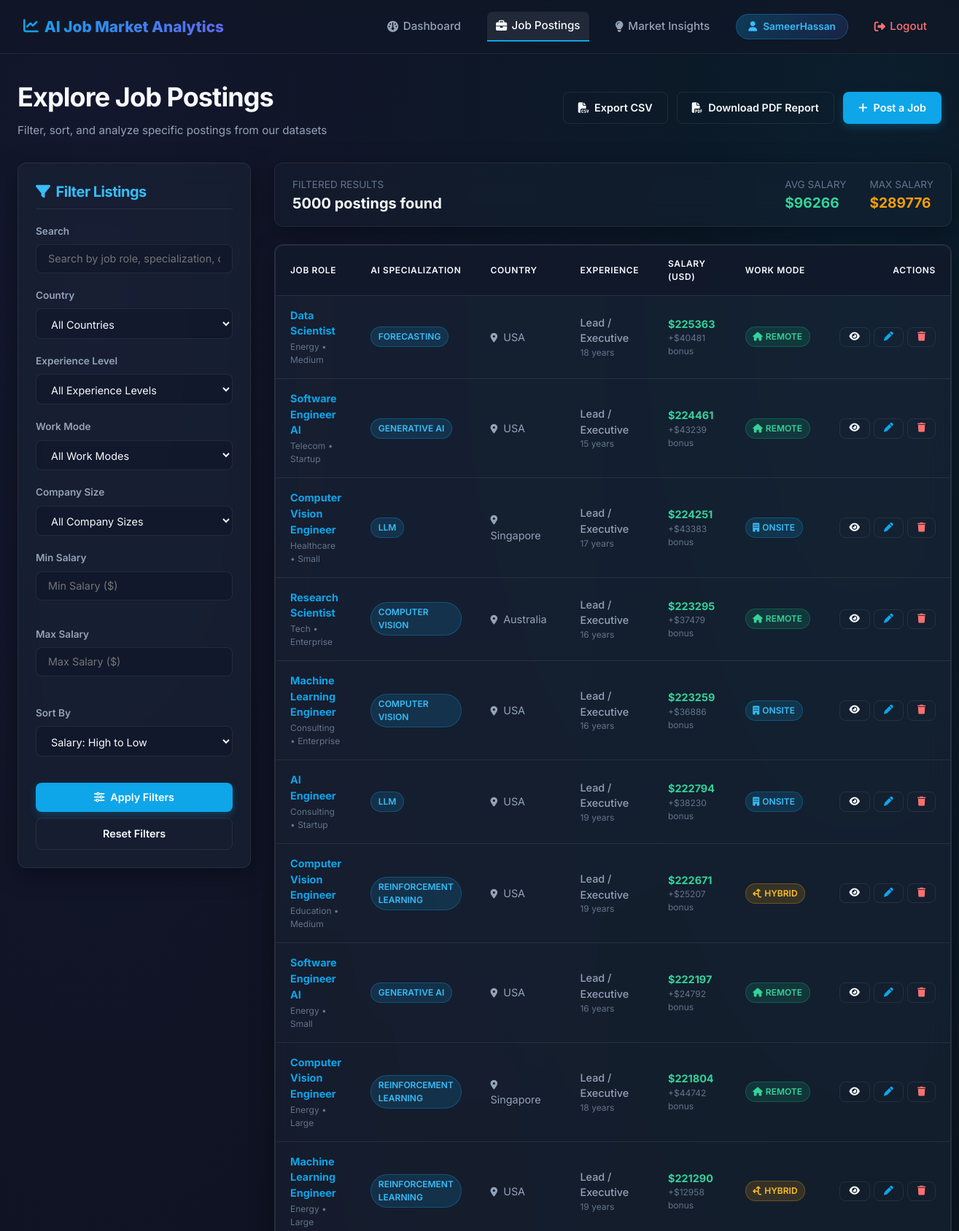
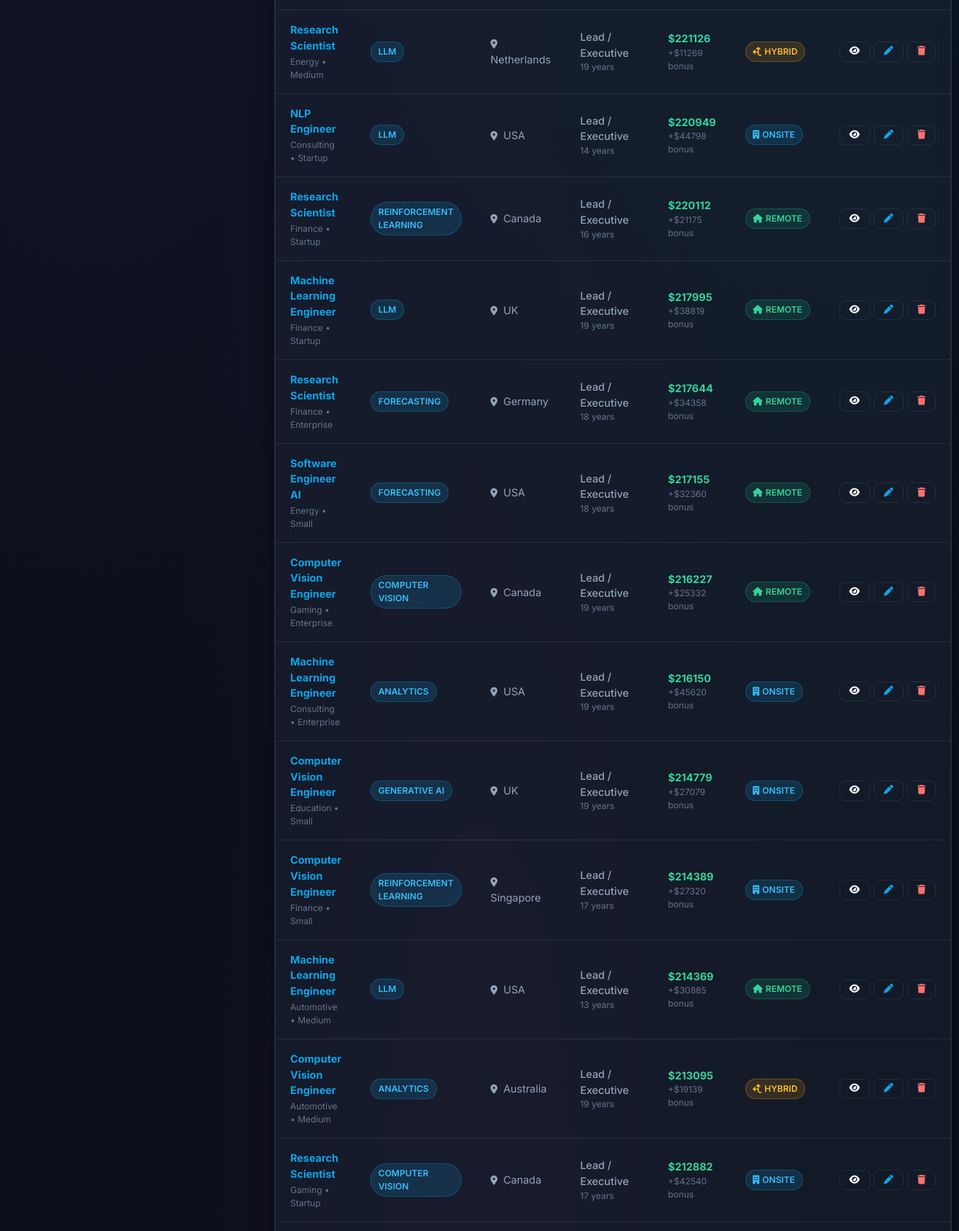
/jobs/?page=2 (signed in, upper part), run on the app's committed database (2 pictures, top to bottom).
### jobs/models.py (models this page shows, shortened)
class JobPosting(models.Model):
    EXPERIENCE_CHOICES = [
        ('Entry', 'Entry Level'),
        ('Mid', 'Mid Level'),
        ('Senior', 'Senior Level'),
        ('Lead', 'Lead / Executive'),
    ]
    WORK_MODE_CHOICES = [
        ('Remote', 'Remote'),
        ('Onsite', 'On-site'),
        ('Hybrid', 'Hybrid'),
    ]
    COMPANY_SIZE_CHOICES = [
        ('Startup', 'Startup'),
        ('Small', 'Small'),
        ('Medium', 'Medium'),
        ('Large', 'Large'),
        ('Enterprise', 'Enterprise'),
    ]
    job_role = models.CharField(max_length=150, db_index=True)
    ai_specialization = models.CharField(max_length=100, blank=True, default='')
    country = models.CharField(max_length=100, db_index=True)
    industry = models.CharField(max_length=100, blank=True, default='')
    experience_level = models.CharField(max_length=20, choices=EXPERIENCE_CHOICES, db_index=True)
    experience_years = models.IntegerField(default=0)
    salary_usd = models.DecimalField(max_digits=12, decimal_places=2, default=0)
    bonus_usd = models.DecimalField(max_digits=12, decimal_places=2, default=0)
    education_required = models.CharField(max_length=50, blank=True, default='')
    company_size = models.CharField(max_length=20, choices=COMPANY_SIZE_CHOICES, blank=True, default='')
    company_rating = models.DecimalField(max_digits=3, decimal_places=2, default=0)
    work_mode = models.CharField(max_length=20, choices=WORK_MODE_CHOICES, db_index=True)
    weekly_hours = models.DecimalField(max_digits=4, decimal_places=1, default=40)
    year = models.IntegerField(default=2024, db_index=True)
    job_openings = models.IntegerField(default=1)
    skill_demand_score = models.IntegerField(default=0)
    automation_risk = models.IntegerField(default=0)
    job_security_score = models.IntegerField(default=0)
    career_growth_score = models.IntegerField(default=0)
    work_life_balance_score = models.IntegerField(default=0)
    employee_satisfaction = models.IntegerField(default=0)
    created_at = models.DateTimeField(auto_now_add=True)
    updated_at = models.DateTimeField(auto_now=True)
    class Meta:
        ordering = ['-salary_usd']
        verbose_name_plural = 'Job Postings'

### jobs/views.py (the view, shortened to what this page needs)
# urls.py: path('jobs/', views.job_list_view, name='job_list'),
@login_required
def job_list_view(request):
    form = JobSearchForm(request.GET)
    qs = JobPosting.objects.all()
    if form.is_valid():
        q = form.cleaned_data.get('q')
        country = form.cleaned_data.get('country')
        exp = form.cleaned_data.get('experience_level')
        mode = form.cleaned_data.get('work_mode')
        size = form.cleaned_data.get('company_size')
        min_sal = form.cleaned_data.get('min_salary')
        max_sal = form.cleaned_data.get('max_salary')
        sort = form.cleaned_data.get('sort_by')
        if country:
            qs = qs.filter(country=country)
        if exp:
            qs = qs.filter(experience_level=exp)
        if mode:
            qs = qs.filter(work_mode=mode)
        if size:
            qs = qs.filter(company_size=size)
        if min_sal:
            qs = qs.filter(salary_usd__gte=min_sal)
        if max_sal:
            qs = qs.filter(salary_usd__lte=max_sal)
        if sort:
            qs = qs.order_by(sort)
    filtered_stats = qs.aggregate(
        count=Count('id'),
        avg_salary=Avg('salary_usd'),
        max_salary=Max('salary_usd'),
    )
    paginator = Paginator(qs, 25)
    page = request.GET.get('page')
    jobs = paginator.get_page(page)
    context = {
        'form': form,
        'jobs': jobs,
        'filtered_stats': filtered_stats,
    }
    return render(request, 'jobs/job_list.html', context)

### templates/jobs/job_list.html (shortened to what this page needs)
{% extends 'base.html' %}
{% block content %}
<div class="section-header" id="job_list_header">
    <div>
        <h1>Explore Job Postings</h1>
        <p class="section-title-desc">Filter, sort, and analyze specific postings from our datasets</p>
    </div>
    <div style="display: flex; gap: 0.75rem;">
        <a href="{% url 'export_csv' %}?{{ request.GET.urlencode }}" class="btn btn-secondary" id="btn_export_csv">
            <i class="fa-solid fa-file-csv"></i> Export CSV
        </a>
        <a href="{% url 'export_pdf' %}" class="btn btn-secondary" id="btn_export_pdf">
            <i class="fa-solid fa-file-pdf"></i> Download PDF Report
        </a>
        <a href="{% url 'job_create' %}" class="btn btn-primary" id="btn_create_job_listing">
            <i class="fa-solid fa-plus"></i> Post a Job
        </a>
    </div>
</div>
<div class="search-layout" id="job_list_layout">
    <aside class="search-sidebar" id="filter_sidebar">
        <div class="card">
            <h3 style="margin-bottom: 1.25rem; color: var(--primary-hover); display: flex; align-items: center; gap: 0.5rem; border-bottom: 1px solid var(--border-color); padding-bottom: 0.5rem;">
                <i class="fa-solid fa-filter"></i> Filter Listings
            </h3>
            <form method="GET" action="{% url 'job_list' %}" id="search_filter_form">
                <div class="form-group">
                    <label class="form-label" for="id_search_query">Search</label>
                    {{ form.q }}
                </div>
                <div class="form-group">
                    <label class="form-label" for="id_country">Country</label>
                    {{ form.country }}
                </div>
                <div class="form-group">
                    <label class="form-label" for="id_experience_level">Experience Level</label>
                    {{ form.experience_level }}
                </div>
                <div class="form-group">
                    <label class="form-label" for="id_work_mode">Work Mode</label>
                    {{ form.work_mode }}
                </div>
                <div class="form-group">
                    <label class="form-label" for="id_company_size">Company Size</label>
                    {{ form.company_size }}
                </div>
                <div class="form-row">
                    <div class="form-group">
                        <label class="form-label" for="id_min_salary">Min Salary</label>
                        {{ form.min_salary }}
                    </div>
                    <div class="form-group">
                        <label class="form-label" for="id_max_salary">Max Salary</label>
                        {{ form.max_salary }}
                    </div>
                </div>
                <div class="form-group">
                    <label class="form-label" for="id_sort_by">Sort By</label>
                    {{ form.sort_by }}
                </div>
                <button type="submit" class="btn btn-primary" style="width: 100%; margin-top: 1rem;" id="btn_apply_filters">
                    <i class="fa-solid fa-sliders"></i> Apply Filters
                </button>
                <a href="{% url 'job_list' %}" class="btn btn-secondary" style="width: 100%; margin-top: 0.5rem; text-align: center;" id="btn_reset_filters">
                    Reset Filters
                </a>
            </form>
        </div>
    </aside>
    <div style="display: flex; flex-direction: column; gap: 1.5rem;" id="job_list_results_area">
        <div class="card" style="padding: 1rem 1.5rem; display: flex; align-items: center; justify-content: space-between; flex-wrap: wrap; gap: 1rem; background-color: rgba(30, 41, 59, 0.25);">
            <div>
                <span style="color: var(--text-muted); font-size: 0.85rem;">FILTERED RESULTS</span>
                <div style="font-size: 1.25rem; font-weight: 700; color: var(--text-primary);">
                    {{ filtered_stats.count|default:0 }} postings found
                </div>
            </div>
            <div style="display: flex; gap: 2rem;">
                <div>
                    <span style="color: var(--text-muted); font-size: 0.85rem;">AVG SALARY</span>
                    <div style="font-size: 1.2rem; font-weight: 700; color: var(--success-hover);">
                        ${{ filtered_stats.avg_salary|default:0|floatformat:0 }}
                    </div>
                </div>
                <div>
                    <span style="color: var(--text-muted); font-size: 0.85rem;">MAX SALARY</span>
                    <div style="font-size: 1.2rem; font-weight: 700; color: var(--warning);">
                        ${{ filtered_stats.max_salary|default:0|floatformat:0 }}
                    </div>
                </div>
            </div>
        </div>
        <div class="card" style="padding: 0;">
            <div class="table-responsive">
                <table class="table" id="job_postings_table">
                    <thead>
                        <tr>
                            <th>Job Role</th>
                            <th>AI Specialization</th>
                            <th>Country</th>
                            <th>Experience</th>
                            <th>Salary (USD)</th>
                            <th>Work Mode</th>
                            <th style="text-align: right; width: 140px;">Actions</th>
                        </tr>
                    </thead>
                    <tbody>
                        {% for job in jobs %}
                            <tr>
                                <td>
                                    <div style="font-weight: 700; color: var(--text-primary);">
                                        <a href="{% url 'job_detail' job.pk %}" id="job_role_link_{{ job.pk }}">{{ job.job_role }}</a>
                                    </div>
                                    <div style="font-size: 0.75rem; color: var(--text-muted); margin-top: 0.15rem;">
                                        {{ job.industry|default:"General Tech" }} &bull; {{ job.company_size|default:"Any Size" }}
                                    </div>
                                </td>
                                <td>
                                    <span class="badge badge-info">{{ job.ai_specialization|default:"None" }}</span>
                                </td>
                                <td>
                                    <i class="fa-solid fa-location-dot" style="font-size: 0.8rem; margin-right: 0.25rem;"></i> {{ job.country }}
                                </td>
                                <td>
                                    <span style="font-weight: 500;">{{ job.get_experience_level_display }}</span>
                                    <div style="font-size: 0.75rem; color: var(--text-muted);">{{ job.experience_years }} years</div>
                                </td>
                                <td>
                                    <span style="font-weight: 700; color: var(--success-hover);">${{ job.salary_usd|floatformat:0 }}</span>
                                    {% if job.bonus_usd > 0 %}
                                        <div style="font-size: 0.75rem; color: var(--text-muted);">+${{ job.bonus_usd|floatformat:0 }} bonus</div>
                                    {% endif %}
                                </td>
                                <td>
                                    {% if job.work_mode == 'Remote' %}
                                        <span class="badge badge-success"><i class="fa-solid fa-home"></i> {{ job.work_mode }}</span>
                                    {% elif job.work_mode == 'Hybrid' %}
                                        <span class="badge badge-warning"><i class="fa-solid fa-arrows-split-up-and-left"></i> {{ job.work_mode }}</span>
                                    {% else %}
                                        <span class="badge badge-info"><i class="fa-solid fa-building"></i> {{ job.work_mode }}</span>
                                    {% endif %}
                                </td>
                                <td style="text-align: right;">
                                    <div style="display: inline-flex; gap: 0.35rem;">
                                        <a href="{% url 'job_detail' job.pk %}" class="btn btn-secondary btn-sm" title="View details" id="btn_view_{{ job.pk }}">
                                            <i class="fa-solid fa-eye"></i>
                                        </a>
                                        <a href="{% url 'job_update' job.pk %}" class="btn btn-secondary btn-sm" title="Edit" id="btn_edit_{{ job.pk }}" style="color: var(--primary);">
                                            <i class="fa-solid fa-pen"></i>
                                        </a>
                                        <a href="{% url 'job_delete' job.pk %}" class="btn btn-secondary btn-sm" title="Delete" id="btn_delete_{{ job.pk }}" style="color: var(--danger-hover);">
                                            <i class="fa-solid fa-trash"></i>
                                        </a>
                                    </div>
                                </td>
                            </tr>
                        {% endfor %}
                    </tbody>
                </table>
            </div>
        </div>
    </div>
</div>
{% endblock %}

### templates/base.html (shortened to what this page needs)
{% load static %}
<!DOCTYPE html>
<html lang="en">
<head>
    <link rel="stylesheet" href="https://cdnjs.cloudflare.com/ajax/libs/font-awesome/6.4.0/css/all.min.css">
    <link rel="stylesheet" href="{% static 'css/main.css' %}">
</head>
<body>
    <header class="navbar" id="main_navbar">
        <a href="{% url 'dashboard' %}" class="navbar-brand" id="nav_brand">
            <i class="fa-solid fa-chart-line"></i> AI Job Market Analytics
        </a>
        <nav>
            <ul class="navbar-menu" id="nav_menu">
                {% if user.is_authenticated %}
                    <li>
                        <a href="{% url 'dashboard' %}" class="navbar-item {% if request.resolver_match.url_name == 'dashboard' %}active{% endif %}" id="nav_dashboard">
                            <i class="fa-solid fa-gauge"></i> Dashboard
                        </a>
                    </li>
                    <li>
                        <a href="{% url 'job_list' %}" class="navbar-item {% if request.resolver_match.url_name == 'job_list' or request.resolver_match.url_name == 'job_detail' or request.resolver_match.url_name == 'job_create' or request.resolver_match.url_name == 'job_update' %}active{% endif %}" id="nav_jobs">
                            <i class="fa-solid fa-briefcase"></i> Job Postings
                        </a>
                    </li>
                    <li>
                        <a href="{% url 'insights' %}" class="navbar-item {% if request.resolver_match.url_name == 'insights' %}active{% endif %}" id="nav_insights">
                            <i class="fa-solid fa-lightbulb"></i> Market Insights
                        </a>
                    </li>
                    <li>
                        <a href="{% url 'profile' %}" class="navbar-item user-badge {% if request.resolver_match.url_name == 'profile' %}active{% endif %}" id="nav_profile">
                            <i class="fa-solid fa-user"></i> {{ user.username }}
                        </a>
                    </li>
                    <li>
                        <a href="{% url 'logout' %}" class="navbar-item" id="nav_logout" style="color: var(--danger-hover);">
                            <i class="fa-solid fa-right-from-bracket"></i> Logout
                        </a>
                    </li>
                {% endif %}
            </ul>
        </nav>
    </header>
    <main class="app-container" id="main_content_area">
        {% block content %}
        {% endblock %}
    </main>
</body>
</html>

### data on the page
JobPosting: job_role "Software Engineer AI", industry "Telecom", company_size "Startup", ai_specialization "GENERATIVE AI", country "USA", experience_level "Lead / Executive", experience_years "15", salary_usd "224461", bonus_usd "43239", work_mode "REMOTE"
JobPosting: job_role "Computer Vision Engineer", industry "Healthcare", company_size "Small", ai_specialization "LLM", country "Singapore", experience_level "Lead / Executive", experience_years "17", salary_usd "224251", bonus_usd "43383", work_mode "ONSITE"
JobPosting: job_role "Research Scientist", industry "Tech", company_size "Enterprise", ai_specialization "COMPUTER VISION", country "Australia", experience_level "Lead / Executive", experience_years "16", salary_usd "223295", bonus_usd "37479", work_mode "REMOTE"
JobPosting: job_role "Machine Learning Engineer", industry "Consulting", company_size "Enterprise", ai_specialization "COMPUTER VISION", country "USA", experience_level "Lead / Executive", experience_years "16", salary_usd "223259", bonus_usd "36886", work_mode "ONSITE"
JobPosting: job_role "Computer Vision Engineer", industry "Education", company_size "Medium", ai_specialization "REINFORCEMENT LEARNING", country "USA", experience_level "Lead / Executive", experience_years "19", salary_usd "222671", bonus_usd "25207", work_mode "HYBRID"
JobPosting: job_role "Software Engineer AI", industry "Energy", company_size "Small", ai_specialization "GENERATIVE AI", country "USA", experience_level "Lead / Executive", experience_years "16", salary_usd "222197", bonus_usd "24792", work_mode "REMOTE"
JobPosting: job_role "Machine Learning Engineer", industry "Energy", company_size "Large", ai_specialization "REINFORCEMENT LEARNING", country "USA", experience_level "Lead / Executive", experience_years "19", salary_usd "221290", bonus_usd "12958", work_mode "HYBRID"
JobPosting: job_role "Research Scientist", industry "Energy", company_size "Medium", ai_specialization "LLM", country "Netherlands", experience_level "Lead / Executive", experience_years "19", salary_usd "221126", bonus_usd "11269", work_mode "HYBRID"
JobPosting: job_role "NLP Engineer", industry "Consulting", company_size "Startup", ai_specialization "LLM", country "USA", experience_level "Lead / Executive", experience_years "14", salary_usd "220949", bonus_usd "44798", work_mode "ONSITE"
JobPosting: job_role "Research Scientist", industry "Finance", company_size "Startup", ai_specialization "REINFORCEMENT LEARNING", country "Canada", experience_level "Lead / Executive", experience_years "16", salary_usd "220112", bonus_usd "21175", work_mode "REMOTE"
JobPosting: job_role "Machine Learning Engineer", industry "Finance", company_size "Startup", ai_specialization "LLM", country "UK", experience_level "Lead / Executive", experience_years "19", salary_usd "217995", bonus_usd "38819", work_mode "REMOTE"
JobPosting: job_role "Software Engineer AI", industry "Energy", company_size "Small", ai_specialization "FORECASTING", country "USA", experience_level "Lead / Executive", experience_years "18", salary_usd "217155", bonus_usd "32360", work_mode "REMOTE"
JobPosting: job_role "Computer Vision Engineer", industry "Gaming", company_size "Enterprise", ai_specialization "COMPUTER VISION", country "Canada", experience_level "Lead / Executive", experience_years "19", salary_usd "216227", bonus_usd "25332", work_mode "REMOTE"
JobPosting: job_role "Machine Learning Engineer", industry "Consulting", company_size "Enterprise", ai_specialization "ANALYTICS", country "USA", experience_level "Lead / Executive", experience_years "19", salary_usd "216150", bonus_usd "45620", work_mode "ONSITE"
JobPosting: job_role "Computer Vision Engineer", industry "Education", company_size "Small", ai_specialization "GENERATIVE AI", country "UK", experience_level "Lead / Executive", experience_years "19", salary_usd "214779", bonus_usd "27079", work_mode "ONSITE"
JobPosting: job_role "Computer Vision Engineer", industry "Finance", company_size "Small", ai_specialization "REINFORCEMENT LEARNING", country "Singapore", experience_level "Lead / Executive", experience_years "17", salary_usd "214389", bonus_usd "27320", work_mode "ONSITE"
JobPosting: job_role "Machine Learning Engineer", industry "Automotive", company_size "Medium", ai_specialization "LLM", country "USA", experience_level "Lead / Executive", experience_years "13", salary_usd "214369", bonus_usd "30885", work_mode "REMOTE"
JobPosting: job_role "Computer Vision Engineer", industry "Automotive", company_size "Medium", ai_specialization "ANALYTICS", country "Australia", experience_level "Lead / Executive", experience_years "19", salary_usd "213095", bonus_usd "19139", work_mode "HYBRID"
JobPosting: job_role "Research Scientist", industry "Gaming", company_size "Startup", ai_specialization "COMPUTER VISION", country "Canada", experience_level "Lead / Executive", experience_years "17", salary_usd "212882", bonus_usd "42540", work_mode "ONSITE"

### other printed values
{{ user.username }} "SameerHassan"
{{ filtered_stats.count|default:0 }} "5000"
{{ filtered_stats.avg_salary|default:0|floatformat:0 }} "96266"
{{ filtered_stats.max_salary|default:0|floatformat:0 }} "289776"
